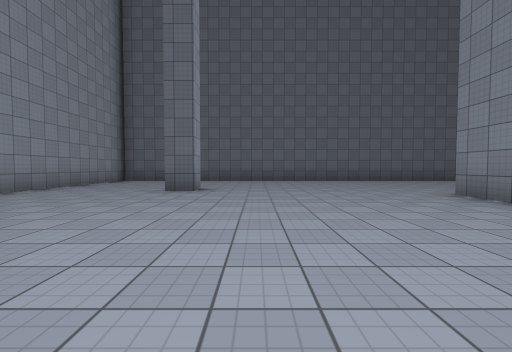
View 1 (above)

21 first-person views from a walk through a scene from a Unity 3-D project. The camera is 1.3 m above the floor, tilts 2° down and sees 90° across. The floor is counted in squares, 2.57 m on a side. Each view is taken from the middle of a square. On the plan, view 1 faces up. The plan holds only what a view shows up to about 9 squares ahead; the rest is blank. The place goes on beyond the plan. The player character is not drawn. Surface patterns are stand-ins for the level's own textures.

View 2
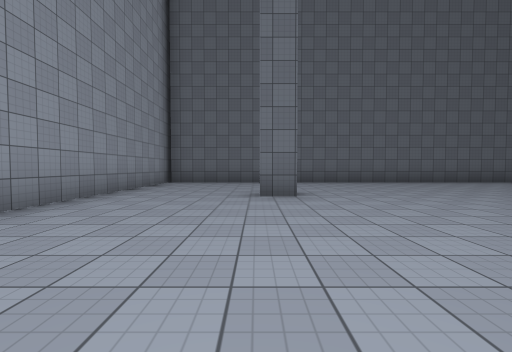

View 3
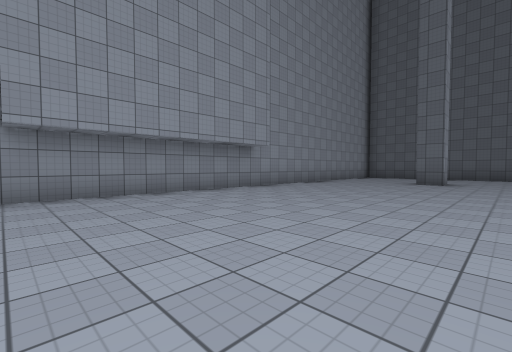

View 4
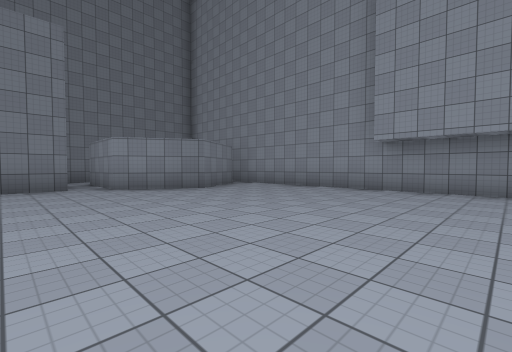

View 5
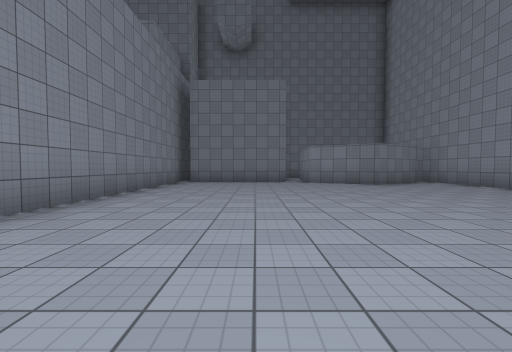

View 6
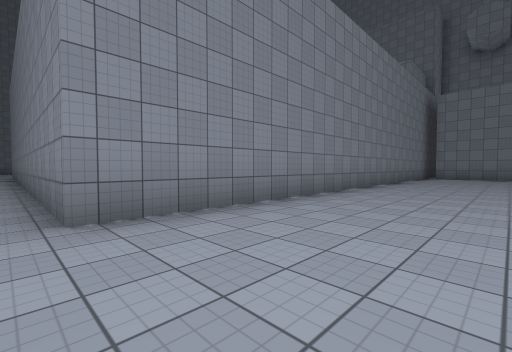

View 7
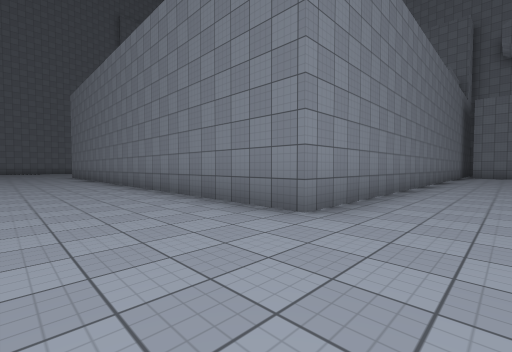

View 8
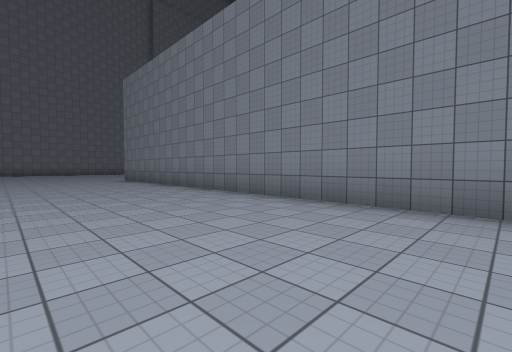

View 9
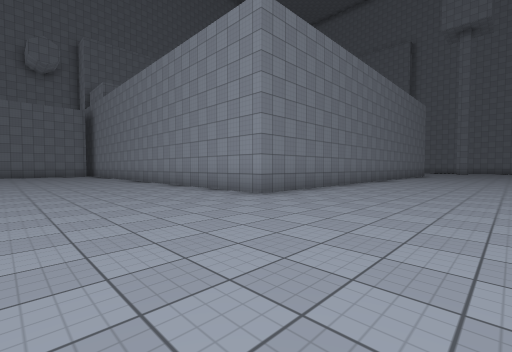

View 10
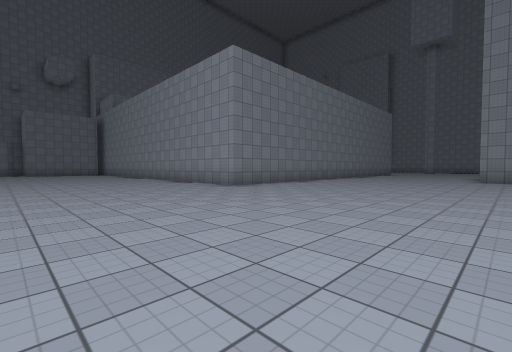

View 11
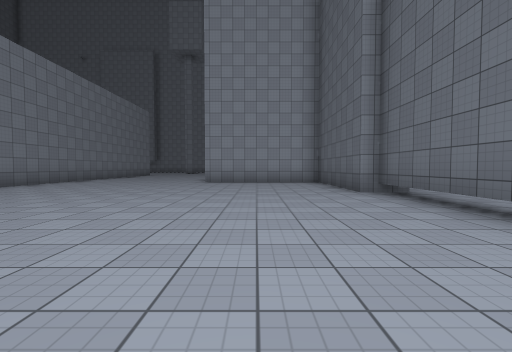

View 12
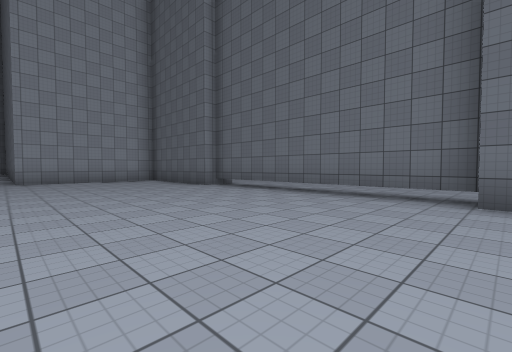

View 13
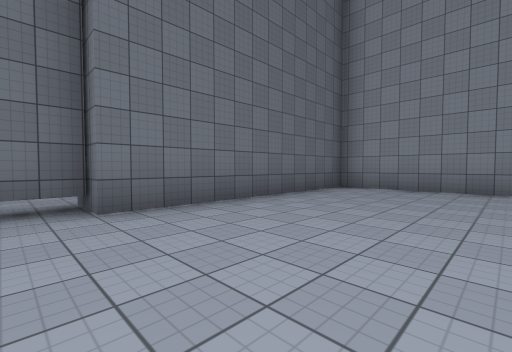

View 14
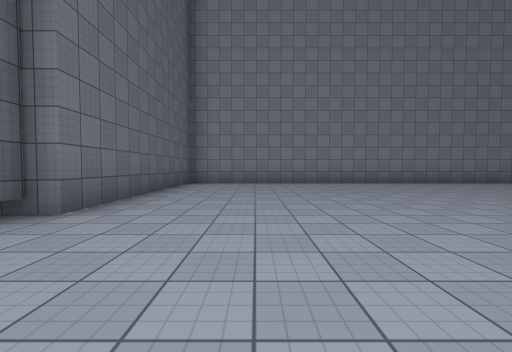

View 15
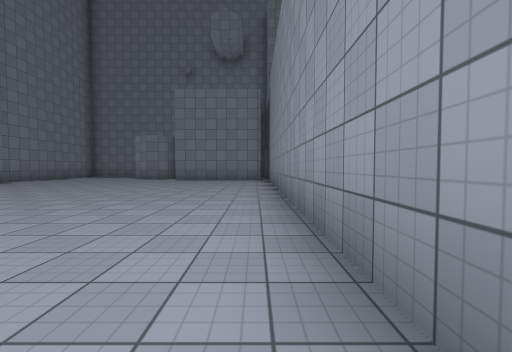

View 16
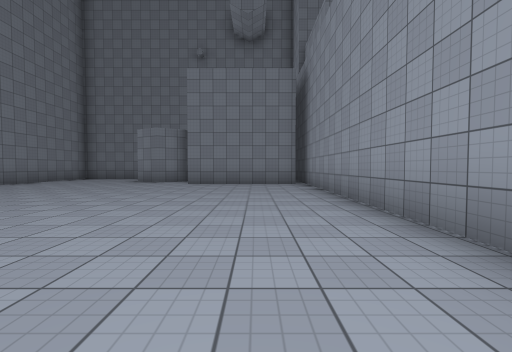

View 17
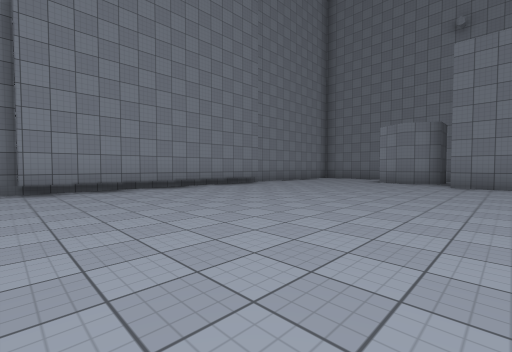

View 18
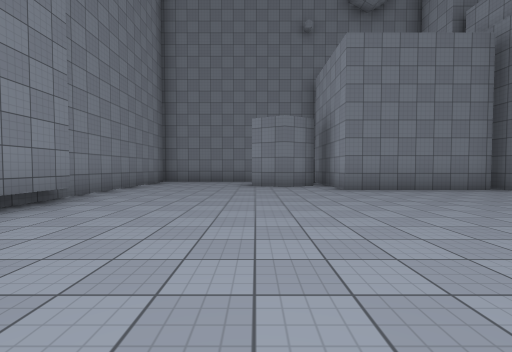

View 19
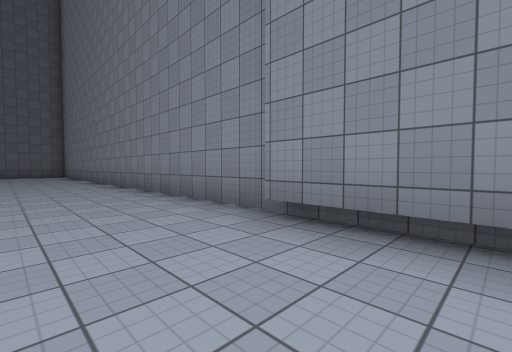

View 20
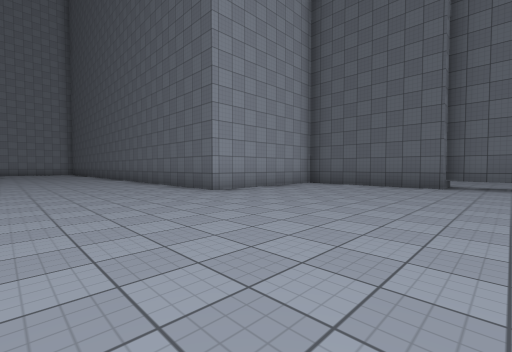

View 21
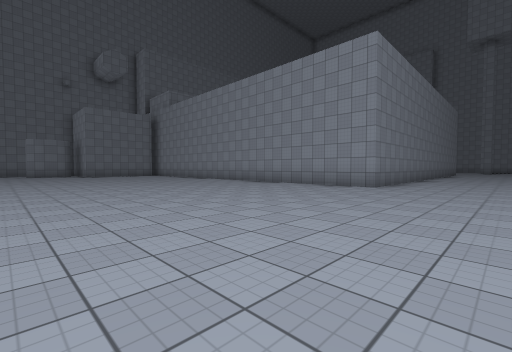

### Floor plan
Points are (right, up) in squares from view 1. A wall is a line through its corners. A room is listed if a view was taken in it or the views show most of it. See-through windows are left out.
Room 1 (views 1, 2, 3, 4, 5, 6, 7, 8, 9, 10, 11, 12, 13, 14, 15, 16, 17, 18, 19, 20, 21)
walls: (13.9, 14.1) (13.9, 13.1) (10.4, 13.1) (10.4, 9.3) (-4.8, 9.3); (19.8, 13.4) (13.9, 13.4); (-1.3, 6) (-1.3, 5.4) (-2, 5.4); (16.8, -7.6) (20, -7.6) (20, -10.8); (25.2, -0.2) (25.2, 13.1) (19.7, 13.1) (19.7, 14.1); (3.6, -8) (3.6, 4.6) (16.5, 4.6) (16.5, -9); (20.4, -8.9) (21.3, -8.4) (22.1, -8.9); (24.9, -6.1) (24.9, -0.1); (-0.1, -7.6) (3.2, -7.6); (-4.9, 9.8) (-4.9, -8); (22.1, -10.8) (25.2, -10.8) (25.2, -0.5); (-4.3, -7.4) (-2.5, -6.3) (-0.8, -7.3) (-0.8, -8.9)

Positions as (right, up) in squares from view 1, and headings:
1: (0, 0), facing up
2: (-2, 1), facing up
3: (0, -3), facing up-left
4: (1, -1), facing down-left
5: (1, 1), facing down
6: (1, 5), facing down-right
7: (2, 7), facing down-right
8: (6, 8), facing down-right
9: (20, 8), facing down-left
10: (21, 10), facing down-left
11: (19, 11), facing left
12: (20, 9), facing up-left
13: (19, 10), facing up-right
14: (17, 11), facing right
15: (17, 2), facing down
16: (18, 0), facing down
17: (19, 0), facing down-right
18: (22, -2), facing down
19: (23, -2), facing up-right
20: (15, 6), facing up-left
21: (23, 7), facing down-left
